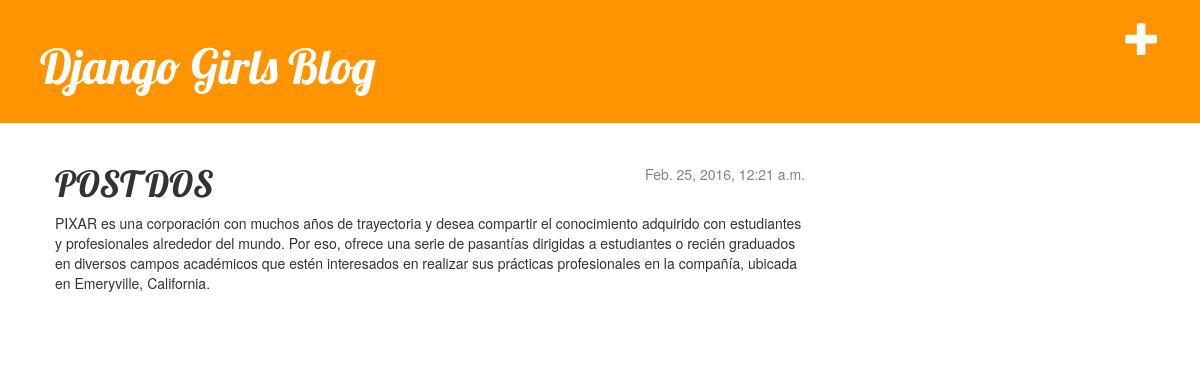
The app's page /post/2/ with its own data.
### blog/models.py (models this page shows, shortened)
class Post(models.Model):
        author = models.ForeignKey('auth.User')
        title = models.CharField(max_length=200)
        text = models.TextField()
        created_date = models.DateTimeField(
                default=timezone.now)
        published_date = models.DateTimeField(
                blank=True, null=True)

### blog/views.py (the view)
# urls.py: url(r'^post/(?P<pk>[0-9]+)/$', views.post_detail),
def post_detail(request, pk):
        post = get_object_or_404(Post, pk=pk)
        return render(request, 'blog/post_detail.html', {'post': post})

### blog/templates/blog/post_detail.html
{% extends 'blog/base.html' %}
{% block content %}
    <div class="post">
        {% if post.published_date %}
            <div class="date">
                {{ post.published_date }}
            </div>
        {% endif %}
        <h1>{{ post.title }}</h1>
        <p>{{ post.text|linebreaks }}</p>
    </div>
{% endblock %}

### blog/static/css/blog.css (style rules this page uses)
h1, h2, h3, h4 { font-family: 'Lobster', cursive; }
.date { float: right; color: #828282; }
.post { margin-bottom: 70px; }

### records on screen
Post: published_date "Feb. 25, 2016, 12:21 a.m.", title "POST DOS", text "PIXAR es una corporación con muchos años de trayectoria y desea compartir el conocimiento adquirido con estudiantes y profesionales alrededor del mundo. Por eso, ofrece una serie de pasantías dirigidas a estudiantes o recién graduados en diversos campos académicos que estén interesados en realizar sus prácticas profesionales en la compañía, ubicada en Emeryville, California."
